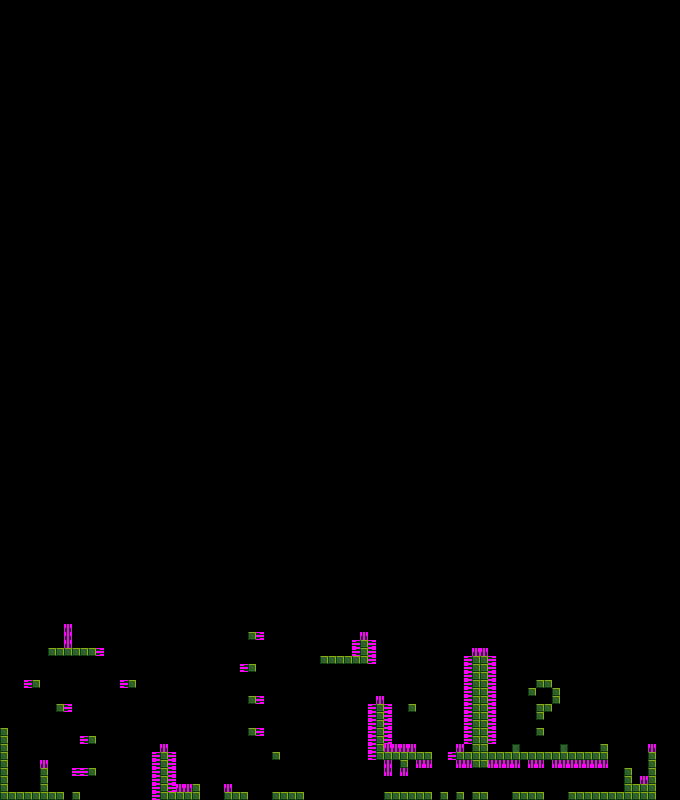

A level layout from a 2D game, rendered from its tile map. Below: a short description, then the map file with tile-grid data replaced by summaries:
An orthogonal 85x100 tile map with 8x8 px tiles, 1 tile layer (Tile Layer 1) and 1 object (S).

<map version="1.0" orientation="orthogonal" renderorder="right-down" width="85" height="100" tilewidth="8" tileheight="8" nextobjectid="3">
 <tileset firstgid="1" name="tiles2" tilewidth="8" tileheight="8">
  <image source="../gfx/tiles2.png" trans="ff00ff" width="88" height="8" />
  <tile id="8">
   <properties>
    <property name="exit" value="" />
   </properties>
  </tile>
  <tile id="9">
   <properties>
    <property name="kill" value="" />
   </properties>
  </tile>
  <tile id="10">
   <properties>
    <property name="kill" value="" />
   </properties>
  </tile>
 </tileset>
 <objectgroup name="Objects">
  <object id="1" name="S" x="10.75" y="754" width="16" height="16" />
 </objectgroup>
 <layer name="Tile Layer 1" width="85" height="100">
  <data>[8500 cells, 270 non-empty, 4 distinct tile ids]</data>
 </layer>
</map>